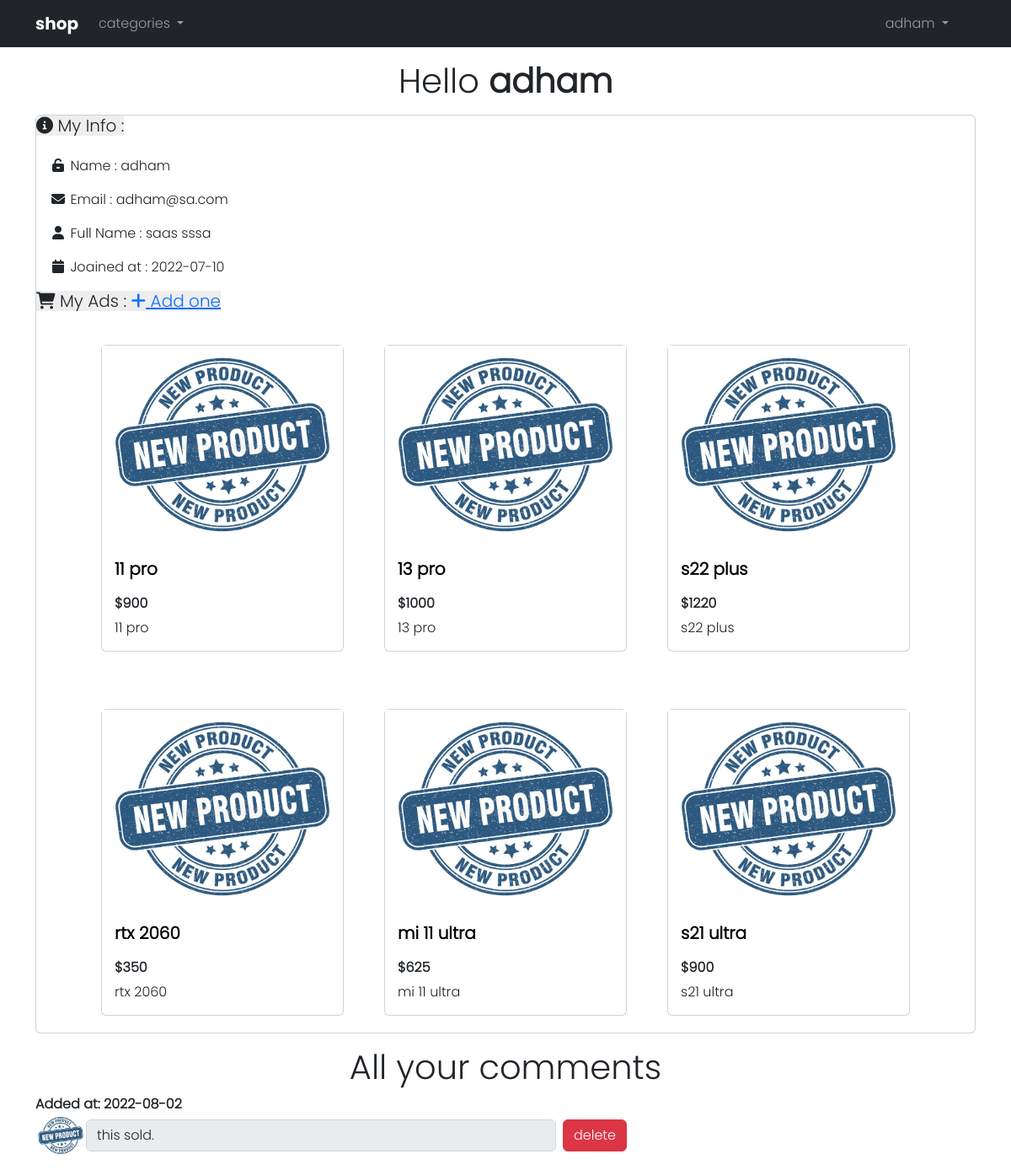
/profile.php (signed in), run on the app's committed database.
### tables this page shows
CREATE TABLE `users` (
  `UserID` int(11) NOT NULL,
  `Username` varchar(255) NOT NULL,
  `Password` varchar(255) NOT NULL,
  `Email` varchar(255) NOT NULL,
  `FullName` varchar(255) NOT NULL,
  `GroupID` int(11) NOT NULL DEFAULT 0,
  `TrustStatus` int(11) NOT NULL DEFAULT 0,
  `RegStatus` int(11) NOT NULL DEFAULT 0,
  `Date` date DEFAULT NULL
);

CREATE TABLE `items` (
  `item_ID` int(11) NOT NULL,
  `Name` varchar(255) NOT NULL,
  `Description` text NOT NULL,
  `Price` varchar(255) NOT NULL,
  `Add_Date` date NOT NULL,
  `Country_Made` varchar(255) NOT NULL,
  `image` varchar(255) NOT NULL,
  `Status` varchar(255) NOT NULL,
  `Rating` smallint(6) NOT NULL,
  `Approve` tinyint(4) NOT NULL DEFAULT 0,
  `Cat_ID` int(11) NOT NULL,
  `Member_ID` int(11) NOT NULL
);

CREATE TABLE `comments` (
  `C_ID` int(11) NOT NULL,
  `Comment` text NOT NULL,
  `status` tinyint(4) NOT NULL DEFAULT 0,
  `comment_date` date NOT NULL,
  `item_id` int(11) NOT NULL,
  `user_id` int(11) NOT NULL
);

### profile.php (the view, shortened to what this page needs)
<?php
include "init.php";
$sql = " SELECT * FROM users WHERE Username = '{$_SESSION['username']}'";
$query = mysqli_query($conn, $sql);
$res = mysqli_fetch_assoc($query);
?>
<h1 class="text-center mt-3 "> Hello <strong><?php echo $_SESSION['username'] ?></strong> </h1>
<div class="container">
    <div class="card mt-3">
        <h5 class="card-title titi"> <i class="fa-solid fa-circle-info"></i> My Info :</h5>
        <div class="card-body">
            <p class="card-text"><i class="fa fa-unlock-alt fa-fw"></i> Name : <?php echo $res['Username'] ?></p>
            <p class="card-text"><i class="fa fa-envelope fa-fw"></i> Email : <?php echo $res['Email'] ?></p>
            <p class="card-text"><i class="fa fa-user fa-fw"></i> Full Name : <?php echo $res['FullName'] ?></p>
            <p class="card-text"><i class="fa fa-calendar fa-fw"></i> Joained at : <?php echo $res['Date'] ?></p>
        </div>
        <h5 class="card-title titi"> <i class="fa-solid fa-cart-shopping"></i> My Ads : <a href="newadd.php?action=add"> <i class="fa fa-plus"></i> Add one</a></h5>
        <div class="card-body d-flex flex-wrap justify-content-center align-items-center gap-5 ">
            <?php
            $sql2 = "SELECT items.*,users.Username FROM items JOIN users ON items.Member_ID = users.UserID WHERE users.Username = '{$_SESSION['username']}'";
            $query2 = mysqli_query($conn, $sql2);
            while ($res2 = mysqli_fetch_assoc($query2)) { ?>
                <div class="card mt-3 mb-1" style="width: 18rem;">
                    <img class="img-responsive" src="imgg.jpg" class="card-img-top" alt="itemimg">
                    <div class="info">
                        <a class="card-title carda" href="item.php?id=<?php echo $res2['item_ID'] ?>"><strong><?php echo $res2['Name'] ?></strong> </a>
                        <h6 class="card-title price-tag mt-3"> <strong><?php echo $res2['Price'] ?></strong> </h6>
                        <p class="card-text"><?php echo $res2['Description'] ?></p>
                    </div>
                </div>
            <?php  }
            ?>
        </div>
    </div>
</div>
<h1 class="text-center mt-3 "> All your comments </h1>
<?php
$sql3 = "SELECT * FROM `comments`
WHERE comments.user_id = {$res['UserID']} AND comments.status = 1";
$query3 = mysqli_query($conn, $sql3);
while ($res3 = mysqli_fetch_assoc($query3)) { ?>
    <div class="container mb-3">
        <strong> Added at: <?php echo $res3['comment_date'] ?> </strong>
        <div class="comments">
            <img src="imgg.jpg" alt="">
            <input type="text" readonly class="form-control w-50" value="<?php echo $res3['Comment'] ?>"></input>
            <a type="button" class="btn btn-danger mx-2">delete</a>
        </div>
    </div>
<?php }
?>
<?php
include $tpl . 'footer.php';
?>

### layout/css/backend.css (style rules this page uses)
* { font-family: light; }

### profile.php (style rules this page uses)
.titi { background-color: #eee; width: fit-content; }
.carda { text-decoration: none; color: black; font-size: 20px; cursor: pointer; }
.info { padding: 15px; }
.comments { display: flex; align-items: center; }
.comments img { height: 50px; width: 60px; border-radius: 50%; }

### data on the page
users: Username "adham", Email "adham@sa.com", FullName "saas sssa", Date "2022-07-10"
items: Name "11 pro", Price "$900", Description "11 pro"
items: Name "13 pro", Price "$1000", Description "13 pro"
items: Name "s22 plus", Price "$1220", Description "s22 plus"
items: Name "rtx 2060", Price "$350", Description "rtx 2060"
items: Name "mi 11 ultra", Price "$625", Description "mi 11 ultra"
items: Name "s21 ultra", Price "$900", Description "s21 ultra"
comments: comment_date "2022-08-02", Comment "this sold."

### other printed values
$_SESSION['username'] "adham"
